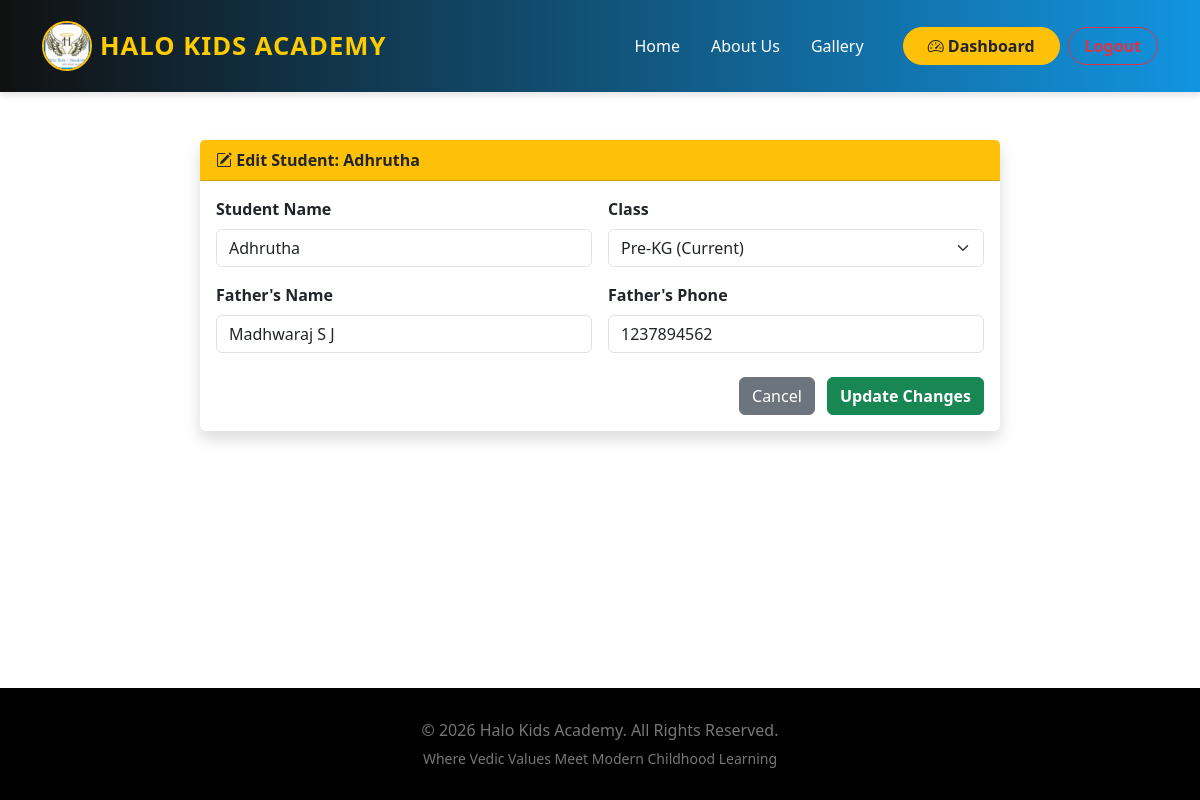
/student/edit/1/ (signed in), run on the app's committed database.
### school/models.py (models this page shows, shortened)
class Student(models.Model):
    application_number = models.CharField(max_length=20, unique=True)
    student_name = models.CharField(max_length=100)
    gender = models.CharField(max_length=10, choices=[('Male', 'Male'), ('Female', 'Female')])
    dob = models.DateField()
    aadhar_number = models.CharField(max_length=20, null=True, blank=True)
    class_admitted = models.CharField(max_length=50)
    academic_year = models.CharField(max_length=20)
    father_name = models.CharField(max_length=100)
    father_phone = models.CharField(max_length=15)
    mother_name = models.CharField(max_length=100)
    mother_phone = models.CharField(max_length=15)
    address = models.TextField()
    username = models.CharField(max_length=100, null=True, blank=True) # Usually Mother's Phone
    password = models.CharField(max_length=100, null=True, blank=True) # Usually DOB (DDMMYYYY)

### school/views.py (the view, shortened to what this page needs)
# urls.py: path('student/edit/<int:student_id>/', views.edit_student, name='edit_student'),
@login_required
def edit_student(request, student_id):
    student = get_object_or_404(Student, id=student_id)
    return render(request, 'edit_student.html', {'student': student})

### templates/edit_student.html (shortened to what this page needs)
{% extends 'base.html' %}
{% block content %}
<div class="container py-5">
    <div class="card shadow border-0 mx-auto" style="max-width: 800px;">
        <div class="card-header bg-warning text-dark fw-bold">
            <i class="bi bi-pencil-square"></i> Edit Student: {{ student.student_name }}
        </div>
        <div class="card-body">
            <form method="POST">
                <div class="row g-3">
                    <div class="col-md-6">
                        <label class="form-label fw-bold">Student Name</label>
                        <input type="text" name="student_name" class="form-control" value="{{ student.student_name }}" required>
                    </div>
                    <div class="col-md-6">
                        <label class="form-label fw-bold">Class</label>
                        <select name="class_admitted" class="form-select">
                            <option value="{{ student.class_admitted }}" selected>{{ student.class_admitted }} (Current)</option>
                        </select>
                    </div>
                    <div class="col-md-6">
                        <label class="form-label fw-bold">Father's Name</label>
                        <input type="text" name="father_name" class="form-control" value="{{ student.father_name }}">
                    </div>
                    <div class="col-md-6">
                        <label class="form-label fw-bold">Father's Phone</label>
                        <input type="text" name="father_phone" class="form-control" value="{{ student.father_phone }}">
                    </div>
                    <div class="col-12 text-end mt-4">
                        <a href="{% url 'manage_students' %}" class="btn btn-secondary me-2">Cancel</a>
                        <button type="submit" class="btn btn-success fw-bold">Update Changes</button>
                    </div>
                </div>
            </form>
        </div>
    </div>
</div>
{% endblock %}

### templates/base.html (style rules this page uses)
html, body { overflow-x: hidden; width: 100%; }

### data on the page
Student: student_name "Adhrutha", class_admitted "Pre-KG (Current)", father_name "Madhwaraj S J", father_phone "1237894562"
